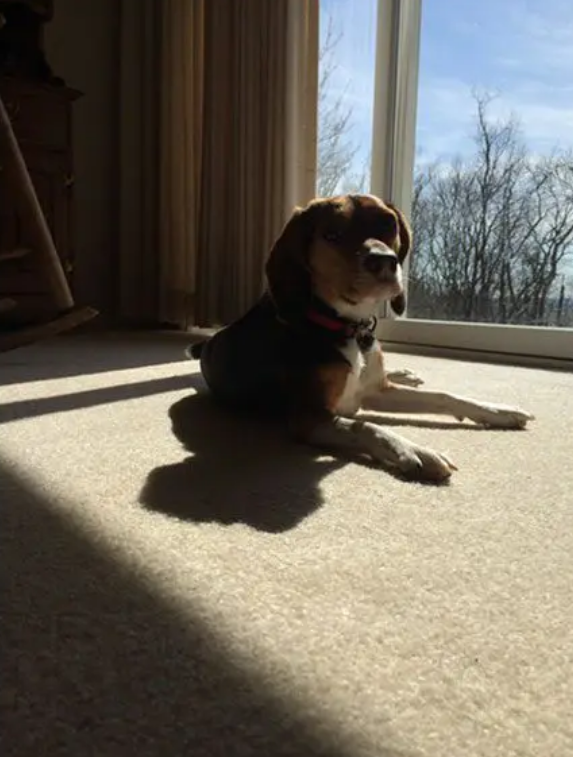
#> input picture Digital image Processing/Tutorial 04/Exercise_04/dog.png, 573 x 757 px; the run also reads 1 picture not shown here
$ jupyter execute IDA_exercise04.ipynb
#> lines starting #> are read from the running program, lines starting #| are printed output that depends on the picture
# <font color='orange'>DIP Exercise 04</font>

## Image Histogram   直方图

A histogram provides information about the intensity
distribution of an image.
Here is an illustation of loading an image and plotting a histogram.

直方图提供了图像强度分布的信息。
下面是加载图像并绘制直方图的示例。

[cell 1]
import cv2   #OpenCV (开源计算机视觉库) 提供了许多图像处理和计算机视觉功能，
import matplotlib.pyplot as plt
import numpy as np
import imageio   # ImageIO 是一个图像输入/输出库，用于读取和写入各种图像格式，包括 PNG、JPEG、GIF、TIFF 等。

img_input = cv2.imread('dog.png')
#> img_input is the input picture: shape (757, 573, 3); mean B, G, R 94.7, 105.8, 111.7
img = cv2.cvtColor(img_input, cv2.COLOR_BGR2GRAY)   #OpenCV 中的 cv2.cvtColor 函数将输入的彩色图像（img_input）转换为灰度图像（img）。
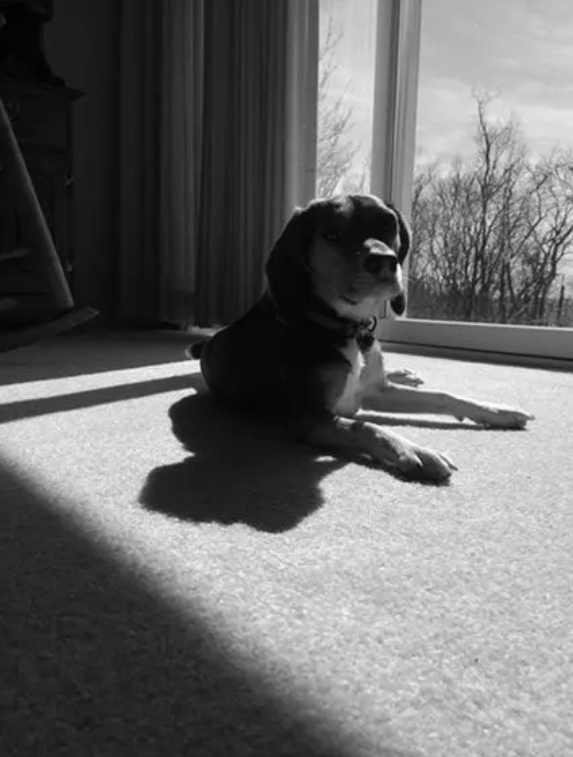
#> img: shape (757, 573); min 1, max 254, mean 106.3
                                        ## 这里的参数 cv2.COLOR_BGR2GRAY 指定了颜色转换的方式，将彩色图像从 BGR（蓝绿红）颜色空间转换为灰度（单通道）颜色空间。

fig, ax = plt.subplots(1, 2, figsize=(20, 10))   #  ax[0] 和 ax[1] 来访问和操作这两个子图
hist, bins = np.histogram(img, bins=255, density=True)   #density=True 表示计算归一化的直方图  ,bins 是箱体边界的数组，它表示直方图中每个箱体的范围。
#> hist = 255 values, max 0.0154 at index 36, min 0 at index 127, mean 0.00395; bins = 256 values from 1 to 254

# Show the images
ax[0].set_title('Input Image')
ax[0].imshow(img, cmap='gray')
ax[1].set_title('Histogram')
ax[1].bar(bins[:-1], hist, width=0.05, edgecolor='k'); ## ; to print the unwanted displaying part
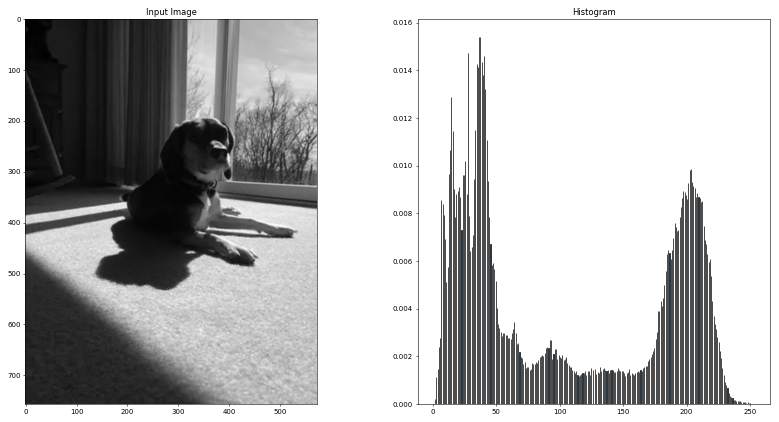
#> figure drawn by matplotlib, 2 panels

## Gamma Transformation and Histogram Equalization
## 伽马变换和直方图均衡化

Raise the intensity of each pixel to the power of $\gamma$.  将每个像素的强度提高到$\gamma$的幂。

 Which range of gamma makes the image lighter? Which range makes it darker?

哪个范围的伽马使图像更亮?哪个范围更暗?

伽马校正是一种调整图像亮度的技术，通过对图像的像素值进行幂函数变换来实现。伽马值（γ）的不同范围可以影响图像的亮度。一般而言：

- 当伽马值小于1时，图像会变得更亮。这是因为将像素值的小幅增加映射到更大的范围，使图像整体变得更亮。较小的伽马值会减少暗部的对比度，使它们更明亮。

- 当伽马值大于1时，图像会变得更暗。这是因为将像素值的小幅增加映射到较小的范围，使图像整体变得更暗。较大的伽马值可能增加暗部的对比度，使它们更显著。

总的来说，伽马值小于1会增加图像的亮度，而伽马值大于1会减小图像的亮度。不同的伽马值会产生不同的效果，您可以根据需要进行调整以实现所需的图像亮度变化。

 What happens to the image histogram with gamma transformation?

变换后的图像直方图会发生什么?

伽马校正会显著影响图像的直方图分布。变换后的图像直方图可能会发生以下变化：

1. **拉伸和压缩**：伽马校正可以拉伸或压缩图像的像素值范围，取决于伽马值的大小。较小的伽马值（< 1）会拉伸直方图，使像素值更加分散，从而增强图像的对比度和细节。较大的伽马值（> 1）会压缩直方图，使像素值更加集中，从而降低图像的对比度。

2. **亮度调整**：伽马值小于1时，暗部像素值会受到更大的影响，使得暗部细节更明显，整体图像更亮。伽马值大于1时，亮部像素值会受到更大的影响，导致图像变暗。

3. **峰值移动**：伽马校正可以导致直方图峰值的移动。较小的伽马值会将峰值向右移动，而较大的伽马值会将峰值向左移动。这可能导致图像整体的亮度偏移。

4. **动态范围变化**：伽马校正可以影响图像的动态范围，即最暗和最亮像素值之间的差异。小伽马值可以增加动态范围，使图像在暗部和亮部都具有更多细节。大伽马值可能减小动态范围，导致图像的亮部和暗部细节损失。

综上所述，伽马校正会改变图像的亮度、对比度和分布，从而对图像直方图产生显著影响。不同的伽马值会导致不同的直方图形状，从而影响图像的外观和视觉感知。

Adapt the code given below to take 4 gamma values and plot the histograms. Equalize the histograms and plot the resulting images.

调整下面给出的代码，取4个伽马值并绘制直方图。均衡化直方图并绘制结果图像。

 Do all of them have the same histogram?
它们都有相同的直方图吗?   no

[cell 2]
from skimage import io, exposure   #skimage库中的io和exposure模块，用于图像的输入输出和亮度调整。  pip install scikit-image
import cv2
import numpy as np
# from matplotlib import pyplot as plt
import matplotlib.pyplot as plt

img_input = cv2.imread('dog.png')
img = cv2.cvtColor(img_input, cv2.COLOR_BGR2GRAY)

Gamma =  [0.5,0.75,1.0,2.0]

fig, ax = plt.subplots(4, len(Gamma), figsize=(30, 15))

#### To do loop through use cv2.equalizeHist for histogram equalization   使用cv2.equalizeHist来执行循环用于直方图均衡化
for index, gamma in enumerate(Gamma):
    img_gamma_corrected = exposure.adjust_gamma(img, gamma)   # exposure.adjust_gamma函数用于对图像进行伽马校正，
    ax[0, index].imshow(img, cmap='gray')   # 第一行的子图中显示原始图像
    ax[0, index].set_title(f'Original, Gamma={gamma}')
    ax[0, index].axis('off')   # 关闭坐标轴显示

    ax[1, index].imshow(img_gamma_corrected, cmap='gray')   # cmap是Matplotlib中的一个参数，用于指定颜色映射（color map）
    ax[1, index].set_title(f'Gamma Corrected, Gamma={gamma}')
   # ax[1, index].axis('off')

    hist_original, bins_original = np.histogram(img, bins=255, density=True)
    hist_corrected, bins_corrected = np.histogram(img_gamma_corrected, bins=255, density=True)

    ax[2, index].plot(hist_original, color='blue')
    ax[2, index].set_title('Original Histogram')

    ax[3, index].plot(hist_corrected, color='orange')
    ax[3, index].set_title('Corrected Histogram')
#> this loop made 4 passes
#> pass 1, `img_gamma_corrected = exposure.adjust_gamma(img, gamma)`:
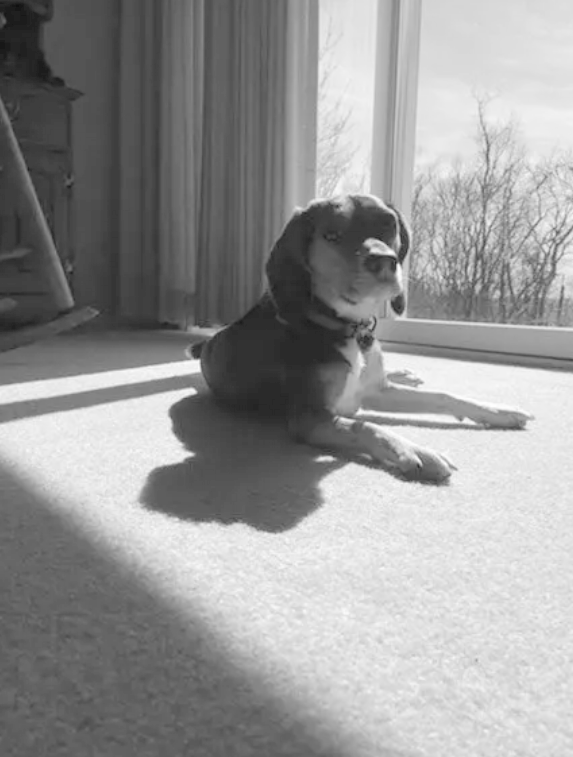
#> img_gamma_corrected: shape (757, 573); min 16, max 254, mean 150.7
#> pass 2, `img_gamma_corrected = exposure.adjust_gamma(img, gamma)`:
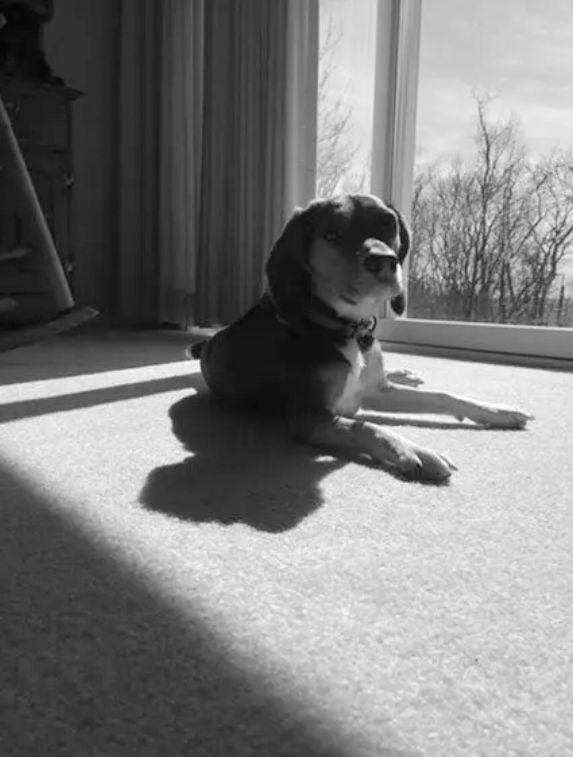
#> img_gamma_corrected: shape (757, 573); min 4, max 254, mean 124.4
#> after the loop:
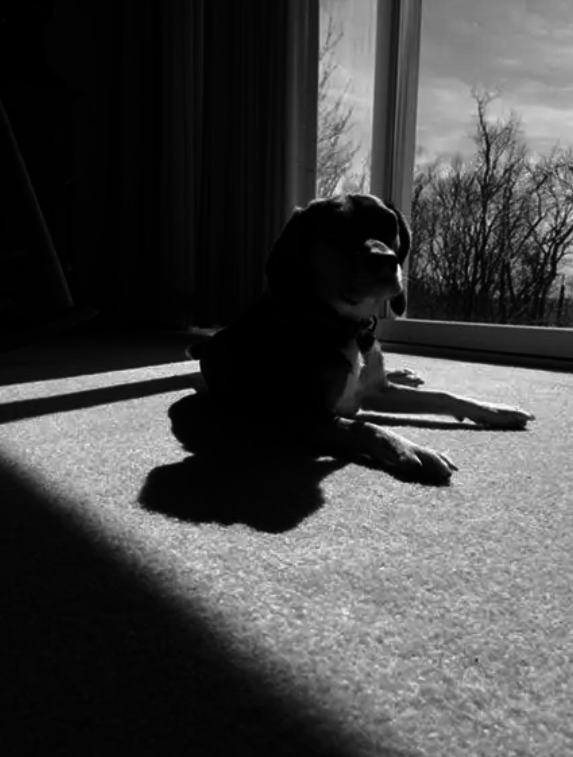
#> img_gamma_corrected: shape (757, 573); min 0, max 253, mean 68.8

plt.tight_layout()   # plt.tight_layout() 可以自动调整子图的布局，使它们更好地适应图表区域，以便元素不会重叠，同时保持整体的可视化效果
plt.show()
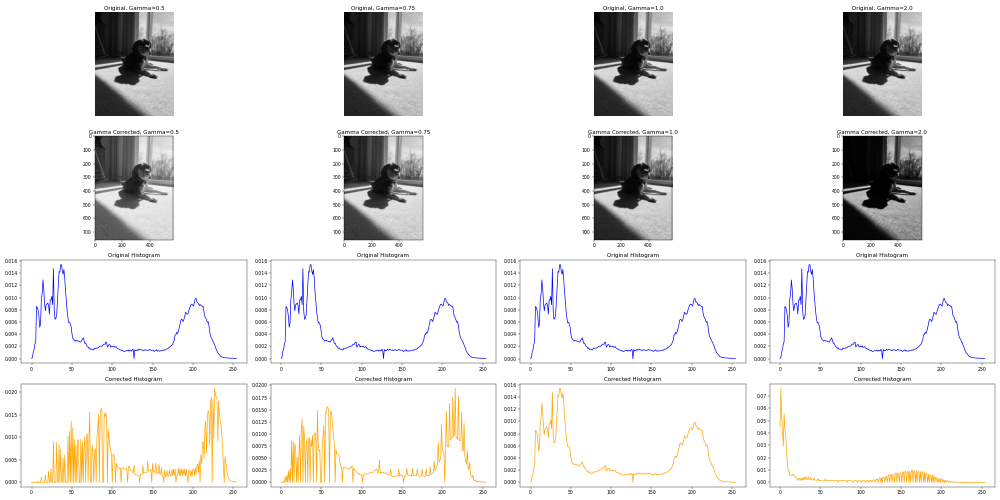
#> figure drawn by matplotlib, 16 panels; panel 9: curve peaks at x = 36, y = 0.0154; panel 10: curve peaks at x = 36, y = 0.0154; panel 11: curve peaks at x = 36, y = 0.0154; panel 12: curve peaks at x = 36, y = 0.0154

## Gaussian Filtering   高斯滤波

The Gaussian filter acts as a low-pass filter. It has the low-pass behaviour in frequency domain as well.

高斯滤波器作为一个低通滤波器。它在频域也具有低通特性。

 Explain the concept of a seperable filter kernel. What is the advantage of such a filter kernel?

解释可分离过滤器核的概念。这种过滤器内核的优点是什么?

可分离滤波器核是一种用于图像处理和计算机视觉中的滤波器设计方法。它的基本思想是将一个二维滤波操作分解成两个一维滤波操作，从而实现更高效的图像滤波。

具体来说，一个可分离滤波器核可以被分解成一个垂直方向的一维核（列核）和一个水平方向的一维核（行核）。通过将这两个一维核分别应用于图像的行和列，就可以实现原始二维核所实现的滤波效果。

可分离滤波器核的优点包括：

计算效率： 由于分解为两个一维滤波操作，可分离滤波器核的计算速度通常比原始二维核更快。这是因为一维滤波操作在计算上更简单，所以整个滤波过程可以更快地完成。

存储效率： 可分离滤波器核只需要存储两个一维核，而不需要存储完整的二维核。这可以节省内存空间，特别是在核尺寸较大时。

减少边缘效应： 一维滤波操作通常不会引入二维滤波操作可能引入的边缘效应。这可以降低在图像边缘产生的伪影或不良效果。

精确性： 尽管可分离滤波器核是通过近似实现的，但在实践中往往可以获得与原始核类似的滤波效果，尤其是在一些实际应用中。

总之，可分离滤波器核是一种有效的滤波器设计方法，可以在保持滤波质量的同时提高计算和存储效率。这种方法常常用于实时图像处理和计算机视觉任务，如边缘检测、模糊、锐化等。

 What are important properties of Gaussian filters?

高斯滤波器的重要特性是什么?

高斯滤波器是图像处理中常用的一种平滑滤波器，它的重要特性包括：

平滑效果： 高斯滤波器通过对图像中的像素进行加权平均，可以降低图像中的高频噪声和细节，从而实现图像的平滑化。这对于去除噪声、模糊化或降低图像中的细节非常有用。

线性性质： 高斯滤波器是线性滤波器，这意味着它可以通过将多个滤波操作叠加来实现复杂的滤波效果。这种线性性质使得高斯滤波器在图像处理中具有很大的灵活性。

尺度参数： 高斯滤波器具有一个尺度参数，通常表示为标准差（或方差）。这个参数决定了滤波器的大小和程度。通过调整尺度参数，可以控制滤波器的平滑程度，从而适应不同的应用需求。

边缘保留： 高斯滤波器在平滑图像的同时，相对于一些其他平滑滤波器，能够更好地保留图像的边缘信息。这是因为高斯滤波器是基于高斯分布的，具有一定的平滑性同时也能够保持边缘的相对清晰。

可分离性： 高斯滤波器具有可分离性，这意味着可以将二维高斯滤波器分解为两个一维滤波操作。这种特性可以显著减少计算量，提高滤波效率。

多尺度应用： 高斯滤波器常常用于图像金字塔构建和多尺度分析中。不同尺度的高斯滤波器可以用于提取图像中不同层次的特征。

总的来说，高斯滤波器在图像处理中具有平滑、边缘保留和尺度可调等重要特性，使其在许多图像处理任务中都发挥着重要作用，如去噪、平滑、边缘检测的前处理等。

Given below is the code for Gaussian filtering an input image with a fixed standard deviation $\sigma$ = 2.

下面给出的代码是高斯滤波输入图像的固定标准差$\sigma$ = 2。

[cell 3]
from scipy.ndimage import gaussian_filter

img_input = cv2.imread('cat.jpg')
#> (the rest of the program and of its run is left out)
